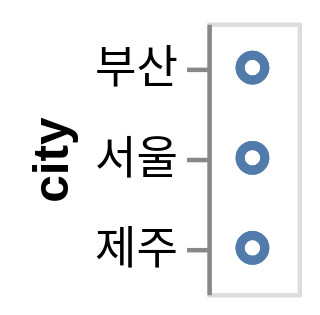

Write notebook code for a chart like this one.
### Markdown cell above
여기서 렌더링은 데이터 세트의 행당 하나의 점으로 구성되며, 아직 점의 위치를 지정하지 않았기 때문에 모두 서로 겹쳐서 플로팅됩니다.

점들을 시각적으로 분리하기 위해 다양한 *인코딩 채널(encoding channels)* 또는 줄여서 *채널(channels)*을 데이터 세트의 필드에 매핑할 수 있습니다. 예를 들어, 데이터의 `city` 필드를 점의 y축 위치를 나타내는 `y` 채널을 사용하여 *인코딩*할 수 있습니다. 이를 지정하려면 `encode` 메서드를 사용합니다:

### Code cell
alt.Chart(df).mark_point().encode(
  y='city',
)

### Figure 1 — Vega-Lite specification as saved in the notebook (floating-point values rounded to 4 significant figures)
{"config": {"view": {"continuousWidth": 400, "continuousHeight": 300}}, "data": {"name": "data-fdfbb22e8e0e89f6556d8a3b434b0c97"}, "mark": "point", "encoding": {"y": {"type": "nominal", "field": "city"}}, "$schema": "https://vega.github.io/schema/vega-lite/v4.8.1.json", "datasets": {"data-fdfbb22e8e0e89f6556d8a3b434b0c97": [{"city": "서울", "month": "4월", "precip": 2.68}, {"city": "서울", "month": "8월", "precip": 0.87}, {"city": "서울", "month": "12월", "precip": 5.31}, {"city": "부산", "month": "4월", "precip": 3.94}, {"city": "부산", "month": "8월", "precip": 4.13}, {"city": "부산", "month": "12월", "precip": 3.58}, {"city": "제주", "month": "4월", "precip": 3.62}, {"city": "제주", "month": "8월", "precip": 3.98}, {"city": "제주", "month": "12월", "precip": 2.56}]}}
